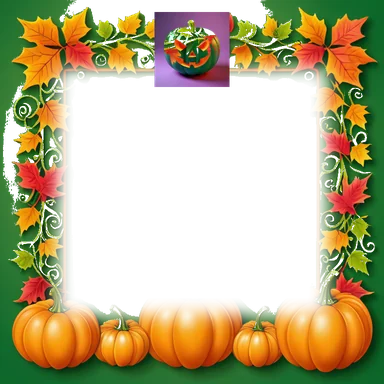
#> input picture app-salem/src/main/assets/frames/frame_autumn_vines_pumpkin.webp, 384 x 384 px
$ python -i generate-frame-overlays.py   (imports and definitions only)
#> lines starting #> are read from the running program, lines starting #| are printed output that depends on the picture
#!/usr/bin/env python3
"""
S275 Katrina's Collection — generate the 8 frame overlay PNGs.

Each frame is a rectangular decorative border with a baked-in top-center emblem
and a transparent interior, designed to layer over a ghost portrait in the badge tile.

Pipeline per frame:
  1. SD generate at 768x768 on a bright green background (DreamShaperXL Turbo)
  2. Chroma-key green pixels → alpha=0 (handles whatever SD did with the background)
  3. Force the inner 70% (centered rectangle) to alpha=0 — guarantees a portrait
     cutout regardless of whether SD produced one
  4. Save as RGBA PNG to ~/AI-Studio/ghost-frames-v1/

Reads frame slug + emblem hints from cache-proxy/data/ghost-personas-seed.json.
"""
import argparse
import base64
import io
import json
import sys
import time
from pathlib import Path

import requests
from PIL import Image, ImageDraw, ImageFilter

REPO_ROOT = Path(__file__).resolve().parents[2]
SEED_FILE = REPO_ROOT / "cache-proxy" / "data" / "ghost-personas-seed.json"

FORGE = "http://localhost:7860"
CHECKPOINT = "shared/DreamShaperXL_Turbo_v2_1.safetensors [4496b36d48]"

# Per-frame prompts. Slug must match the seed JSON `frames[*].slug`.
FRAME_PROMPTS: dict[str, str] = {
    "wrought_iron_raven":
        "ornate decorative gothic wrought-iron picture frame border, "
        "twisted black metal ornamental edges, "
        "single raven perched at top center of the frame, "
        "Halloween, Tim Burton aesthetic",
    "braided_rope_anchor":
        "ornate decorative thick braided maritime rope picture frame border, "
        "weathered tan rope ornamental edges, "
        "single small ship anchor at top center of the frame, "
        "nautical, Salem harbor",
    "autumn_vines_pumpkin":
        "ornate decorative autumn vines and oak leaves picture frame border, "
        "russet and orange leafy ornamental edges, "
        "single small orange pumpkin at top center of the frame, "
        "fall harvest, Halloween",
    "gothic_wood_skull":
        "ornate decorative carved dark gothic wood picture frame border, "
        "intricately carved black walnut ornamental edges, "
        "single small ivory skull at top center of the frame, "
        "Halloween, gothic",
    "brass_rivets_compass":
        "ornate decorative tarnished brass picture frame border with rivets, "
        "antique brass ornamental edges with rivets, "
        "single small compass rose at top center of the frame, "
        "vintage nautical, Salem",
    "leather_witchhat":
        "ornate decorative stitched colonial brown leather picture frame border, "
        "hand-stitched aged brown leather ornamental edges, "
        "single small black pointed witch hat at top center of the frame, "
        "colonial Salem, Halloween",
    "bone_moon":
        "ornate decorative ivory bone-carved picture frame border, "
        "carved aged bone ornamental edges, "
        "single small silver crescent moon at top center of the frame, "
        "witchy, occult, PG-13",
    "gravestone_jackolantern":
        "ornate decorative weathered carved stone gravestone picture frame border, "
        "moss-flecked aged grey stone ornamental edges, "
        "single small glowing orange jack-o'-lantern at top center of the frame, "
        "Halloween, Salem cemetery",
}

COMMON_TAIL = (
    ", single ornamental frame object on a bright pure chroma green background, "
    "centered composition, square aspect ratio, "
    "flat empty bright green interior visible through the frame opening, "
    "no portrait, no person, no face, no scenery, no landscape, "
    "PG-13, vector-clean shape, high contrast edges"
)

# Standalone emblem prompts — generated separately and composited at top-center of each
# frame because SD won't reliably place named small objects at a specific frame position.
EMBLEM_PROMPTS: dict[str, str] = {
    "wrought_iron_raven":
        "single black raven bird, side profile silhouette, simple iconic shape, "
        "bright pure chroma green background, no other objects, no scenery, "
        "single subject, centered, PG-13 cartoon icon",
    "braided_rope_anchor":
        "single ship anchor, dark iron metal, simple iconic shape, "
        "bright pure chroma green background, no other objects, no scenery, "
        "single subject, centered, nautical icon",
    "autumn_vines_pumpkin":
        "single orange Halloween pumpkin, simple iconic shape, "
        "bright pure chroma green background, no other objects, no scenery, "
        "single subject, centered, cartoon icon",
    "gothic_wood_skull":
        "single ivory human skull, simple iconic frontal view, friendly cartoon style, "
        "bright pure chroma green background, no other objects, no scenery, "
        "single subject, centered, PG-13 cartoon icon",
    "brass_rivets_compass":
        "single antique brass compass rose, simple iconic shape, "
        "bright pure chroma green background, no other objects, no scenery, "
        "single subject, centered, nautical vintage icon",
    "leather_witchhat":
        "single black pointed witch hat, simple iconic side profile, "
        "bright pure chroma green background, no other objects, no scenery, "
        "single subject, centered, Halloween cartoon icon",
    "bone_moon":
        "single silver crescent moon, simple iconic shape, "
        "bright pure chroma green background, no other objects, no scenery, "
        "single subject, centered, witchy icon",
    "gravestone_jackolantern":
        "single glowing orange jack-o'-lantern with carved face, simple iconic frontal view, "
        "bright pure chroma green background, no other objects, no scenery, "
        "single subject, centered, Halloween cartoon icon",
}

NEG = (
    "person, face, portrait, character, human, ghost, animal head, "
    "scenery, landscape, environment, multiple objects, photo, photograph, "
    "text, watermark, signature, logo, low quality, blurry, "
    "photorealistic, cluttered, gore, scary, "
    "interior scene, background scene, painting inside"
)

# Chroma-key target: pure SD green tends to be around (40-180, 180-255, 40-180).
CHROMA_R_MAX = 180
CHROMA_G_MIN = 130
CHROMA_B_MAX = 180
CHROMA_GREEN_DOMINANCE = 30   # G must exceed both R and B by at least this much


# [80 lines left out: functions wait_for_forge, select_checkpoint, generate, chroma_key_only, composite_emblem, not called in this run]


def chroma_key_to_alpha(src: Path, dst: Path, *, force_interior_cutout: bool = True) -> None:
    """Convert SD output -> RGBA. Green pixels become transparent; optionally also force
    a centered rectangle cutout so the portrait below shows through."""
#> called with dst = 'out.png', force_interior_cutout = True
    img = Image.open(src).convert("RGBA")
#> img is the input picture: PIL image 384x384 RGBA; mean R, G, B, A 82.1, 72.5, 26.4, 130.6
    px = img.load()
    w, h = img.size
#> w = 384; h = 384
    for y in range(h):
        for x in range(w):
            r, g, b, _ = px[x, y]
            if (
                g >= CHROMA_G_MIN
                and r <= CHROMA_R_MAX
                and b <= CHROMA_B_MAX
                and g - r >= CHROMA_GREEN_DOMINANCE
                and g - b >= CHROMA_GREEN_DOMINANCE
            ):
                px[x, y] = (0, 0, 0, 0)

    if force_interior_cutout:
        # Hard-guarantee a centered rectangular cutout so the portrait shows through,
        # even if SD ignored the "transparent interior" hint and drew an opaque inside.
        # Inner rect = 70% of each dimension, centered. Soft edges via mask blur.
        cutout = Image.new("L", (w, h), 0)
#> cutout: PIL image 384x384 L; every value is 0
        d = ImageDraw.Draw(cutout)
        pad_x = int(w * 0.15)
#> pad_x = 57
        pad_y = int(h * 0.18)   # slightly more vertical pad so the top-center emblem survives
#> pad_y = 69
        d.rectangle((pad_x, pad_y, w - pad_x, h - pad_y), fill=255)
        cutout = cutout.filter(ImageFilter.GaussianBlur(radius=w * 0.02))
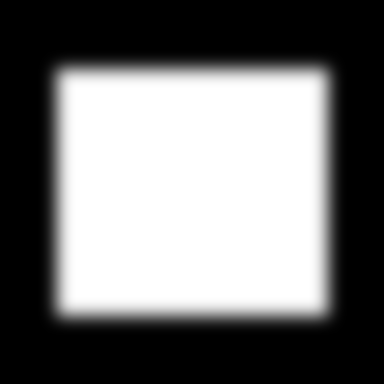
#> cutout: PIL image 384x384 L; min 0, max 255, mean 115.8
        # Multiply existing alpha by inverted cutout (cutout=255 -> alpha=0)
        a = img.split()[3]
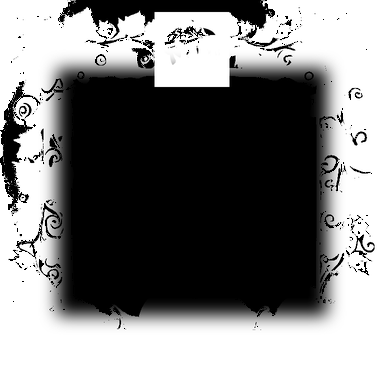
#> a: PIL image 384x384 L; min 0, max 255, mean 127.7
        a_arr = list(a.getdata())
#> a_arr = 147456 items
        c_arr = list(cutout.getdata())
#> c_arr = 147456 items
        new_a = [int(av * (1 - cv / 255)) for av, cv in zip(a_arr, c_arr)]
#> new_a = 147456 items
        a_new = Image.new("L", (w, h))
        a_new.putdata(new_a)
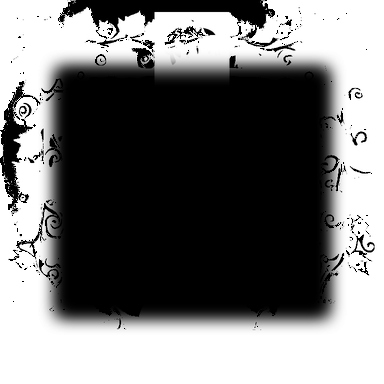
#> a_new: PIL image 384x384 L; min 0, max 255, mean 118.7
        img.putalpha(a_new)
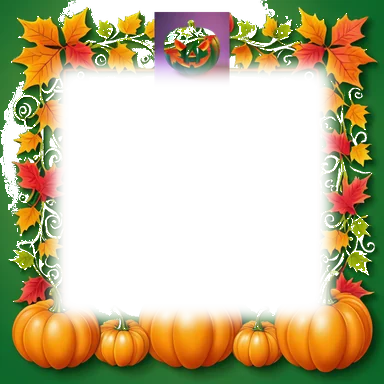
#> img: PIL image 384x384 RGBA; mean R, G, B, A 79.7, 68.8, 25, 118.7; transparent parts drawn white

    img.save(dst, format="PNG")


# [93 lines left out: function main, not called in this run]


# [2 lines not run here, left out]

>>> result = chroma_key_to_alpha('../../app-salem/src/main/assets/frames/frame_autumn_vines_pumpkin.webp', 'out.png')

$ run again, on app-salem/src/main/assets/frames/frame_braided_rope_anchor.webp
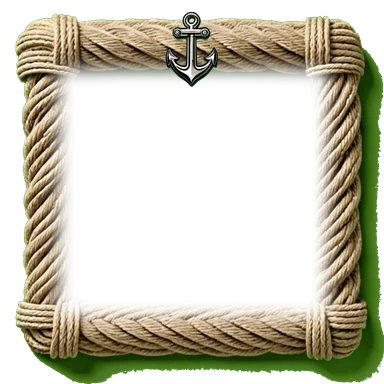
#> input picture app-salem/src/main/assets/frames/frame_braided_rope_anchor.webp, 384 x 384 px
#> in chroma_key_to_alpha, img is the input picture: PIL image 384x384 RGBA; mean R, G, B, A 71.9, 69, 46.1, 102.4
#> in chroma_key_to_alpha, `a = img.split()[3]`:
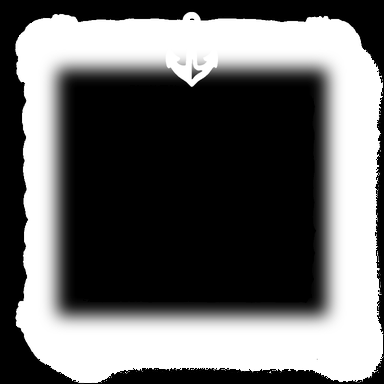
#> a: PIL image 384x384 L; min 0, max 255, mean 101.4
#> a_arr = 147456 items
#> in chroma_key_to_alpha, `img.putalpha(a_new)`:
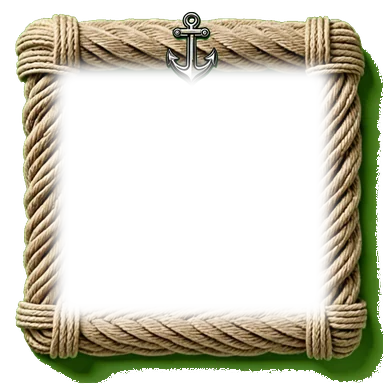
#> img: PIL image 384x384 RGBA; mean R, G, B, A 70.9, 67.5, 45.4, 92.9; transparent parts drawn white

$ run again, on app-salem/src/main/assets/frames/frame_brass_rivets_compass.webp
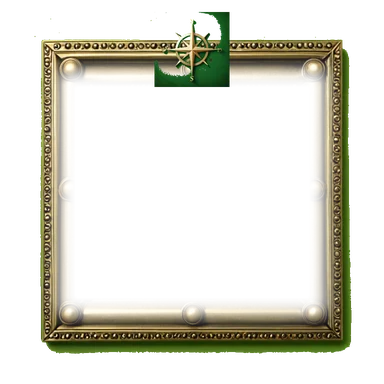
#> input picture app-salem/src/main/assets/frames/frame_brass_rivets_compass.webp, 384 x 384 px
#> in chroma_key_to_alpha, img is the input picture: PIL image 384x384 RGBA; mean R, G, B, A 44.7, 42.9, 24.3, 54.4
#> in chroma_key_to_alpha, `a = img.split()[3]`:
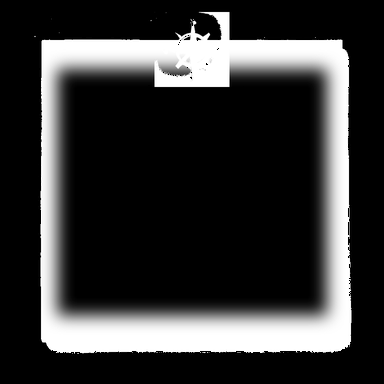
#> a: PIL image 384x384 L; min 0, max 255, mean 54
#> a_arr = 147456 items
#> in chroma_key_to_alpha, `img.putalpha(a_new)`:
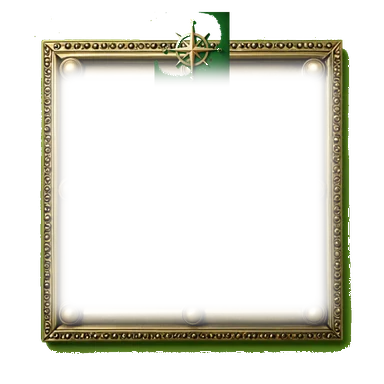
#> img: PIL image 384x384 RGBA; mean R, G, B, A 43.8, 41.5, 23.8, 44.3; transparent parts drawn white

$ run again, on app-salem/src/main/assets/frames/frame_gothic_wood_skull.webp
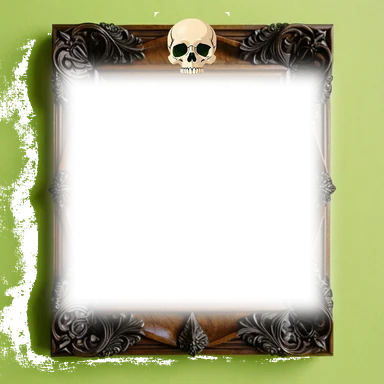
#> input picture app-salem/src/main/assets/frames/frame_gothic_wood_skull.webp, 384 x 384 px
#> in chroma_key_to_alpha, img is the input picture: PIL image 384x384 RGBA; mean R, G, B, A 80.1, 83.1, 44.7, 130.2
#> in chroma_key_to_alpha, `a = img.split()[3]`:
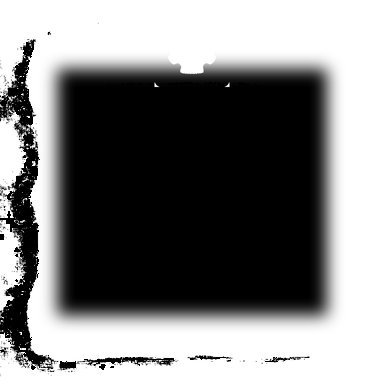
#> a: PIL image 384x384 L; min 0, max 255, mean 128.4
#> a_arr = 147456 items
#> in chroma_key_to_alpha, `img.putalpha(a_new)`:
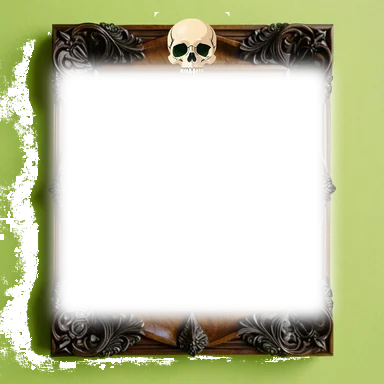
#> img: PIL image 384x384 RGBA; mean R, G, B, A 77.8, 79.9, 43.7, 120.1; transparent parts drawn white
